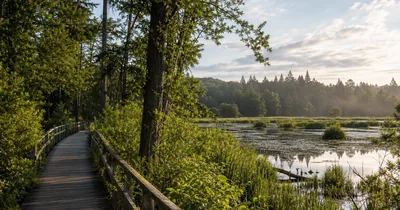
#> input picture content/categories/climate/img/protected-nature-hero-400.webp, 400 x 210 px
$ python install-location-image-asset.py ../content/categories/climate/img/protected-nature-hero-400.webp ../content/categories/climate/img ../content/categories/climate/img/protected-nature-mini-200.webp
#> lines starting #> are read from the running program, lines starting #| are printed output that depends on the picture
#!/usr/bin/env python3
import os
import sys
from PIL import Image

ROOT = os.path.dirname(os.path.dirname(os.path.abspath(__file__)))


def cover(im, size):
    target_w, target_h = size
    source_w, source_h = im.size
    scale = max(target_w / source_w, target_h / source_h)
    next_w, next_h = round(source_w * scale), round(source_h * scale)
    resized = im.resize((next_w, next_h), Image.LANCZOS)
    left = max(0, (next_w - target_w) // 2)
    top = max(0, (next_h - target_h) // 2)
    return resized.crop((left, top, left + target_w, top + target_h))


def main():
    if len(sys.argv) != 4:
        print("Usage: install-location-image-asset.py <source-image> <img-dir> <slug>", file=sys.stderr)
        return 2
    source, img_dir, slug = sys.argv[1:]
    img_dir = os.path.abspath(img_dir)
    os.makedirs(img_dir, exist_ok=True)
    im = Image.open(source).convert("RGB")
#> im is the input picture: PIL image 400x210 RGB; mean R, G, B 107.1, 105.2, 80.7
    hero = cover(im, (1200, 630))
#> in cover, `resized = im.resize((next_w, next_h), Image.LANCZOS)`:
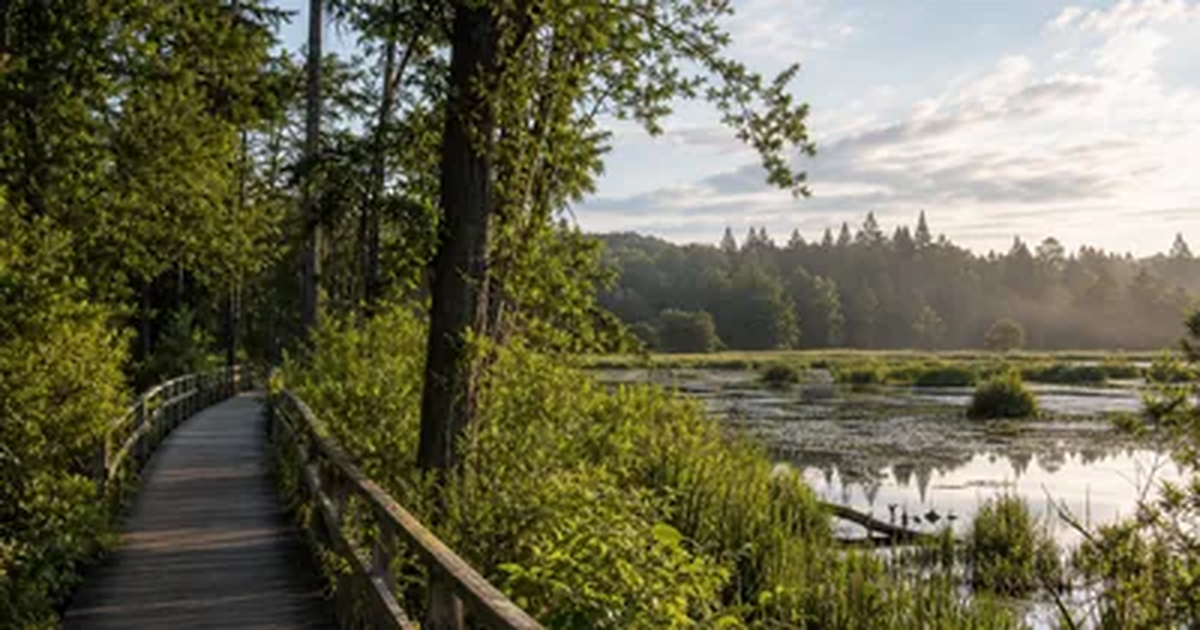
#> resized: PIL image 1200x630 RGB; mean R, G, B 107.1, 105.2, 80.8
    mini = cover(im, (400, 300))
#> call 2 of cover, with size = (400, 300)
#> in cover (call 2), `return resized.crop((left, top, left + target_w, top + target_h))`:
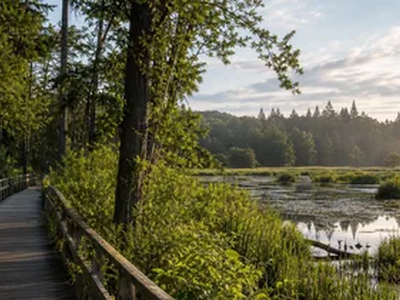
#> returned value: PIL image 400x300 RGB; mean R, G, B 103.2, 102.1, 77
    hero_path = os.path.join(img_dir, f"{slug}-hero.png")
    mini_path = os.path.join(img_dir, f"{slug}-mini.png")
    hero.save(hero_path, "PNG", optimize=True)
    mini.save(mini_path, "PNG", optimize=True)
    for width in (400, 768, 1200):
        resized = hero.resize((width, round(width * 630 / 1200)), Image.LANCZOS)
        resized.save(os.path.join(img_dir, f"{slug}-hero-{width}.webp"), "WEBP", quality=84)
    for width in (200, 400):
        resized = mini.resize((width, round(width * 300 / 400)), Image.LANCZOS)
        resized.save(os.path.join(img_dir, f"{slug}-mini-{width}.webp"), "WEBP", quality=84)
#> this loop made 2 passes
#> pass 1, in main, `resized = mini.resize((width, round(width * 300 / 400)), Image.LANCZOS)`:
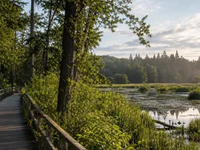
#> resized: PIL image 200x150 RGB; mean R, G, B 103.2, 102.1, 77.1
    print(f"installed {slug}")
    return 0


if __name__ == "__main__":
    raise SystemExit(main())
#> (the program exits here)

$ run again, on content/categories/climate/img/protected-nature-mini-400.webp
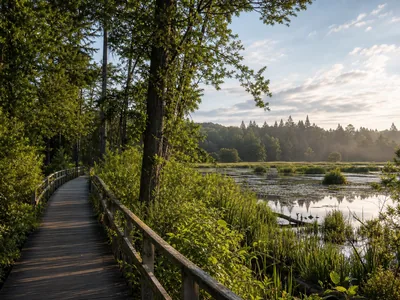
#> input picture content/categories/climate/img/protected-nature-mini-400.webp, 400 x 300 px
#> in main, im is the input picture: PIL image 400x300 RGB; mean R, G, B 99.1, 98.5, 76.5
#> the loop in main, `for width in (400, 768, 1200):` made 3 passes
#> pass 1, in main, `resized = hero.resize((width, round(width * 630 / 1200)), Image.LANCZOS)`:
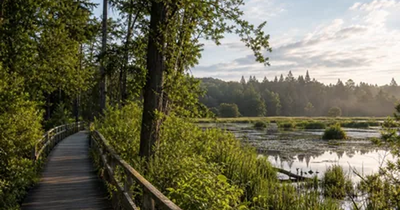
#> resized: PIL image 400x210 RGB; mean R, G, B 107.1, 105.3, 80.8
#> the loop in main, `for width in (200, 400):` made 2 passes
#> pass 1, in main, `resized = mini.resize((width, round(width * 300 / 400)), Image.LANCZOS)`:
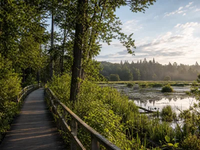
#> resized: PIL image 200x150 RGB; mean R, G, B 99.1, 98.5, 76.5

$ run again, on content/categories/climate/img/weather-mini-400.webp
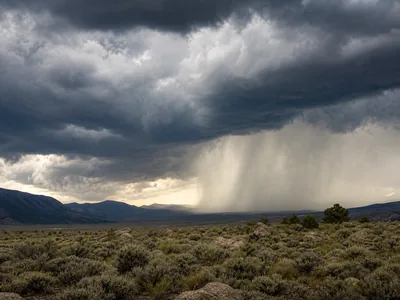
#> input picture content/categories/climate/img/weather-mini-400.webp, 400 x 300 px
#> in main, im is the input picture: PIL image 400x300 RGB; mean R, G, B 104.5, 104.9, 102.5
#> in cover, `return resized.crop((left, top, left + target_w, top + target_h))`:
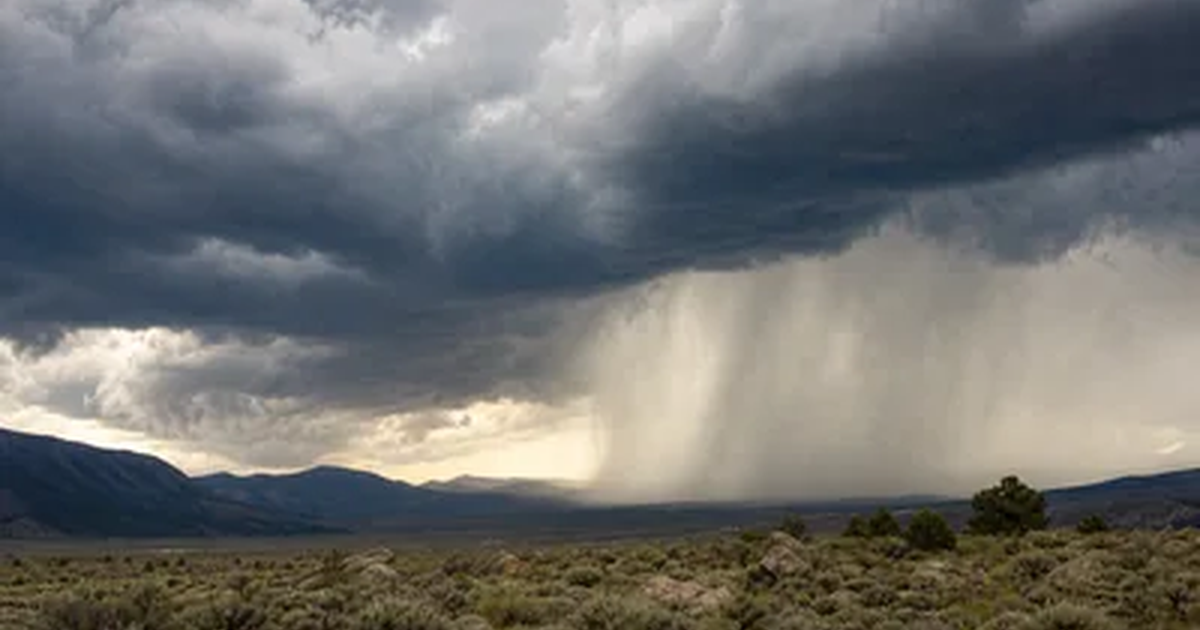
#> returned value: PIL image 1200x630 RGB; mean R, G, B 113.3, 114.5, 112.9
